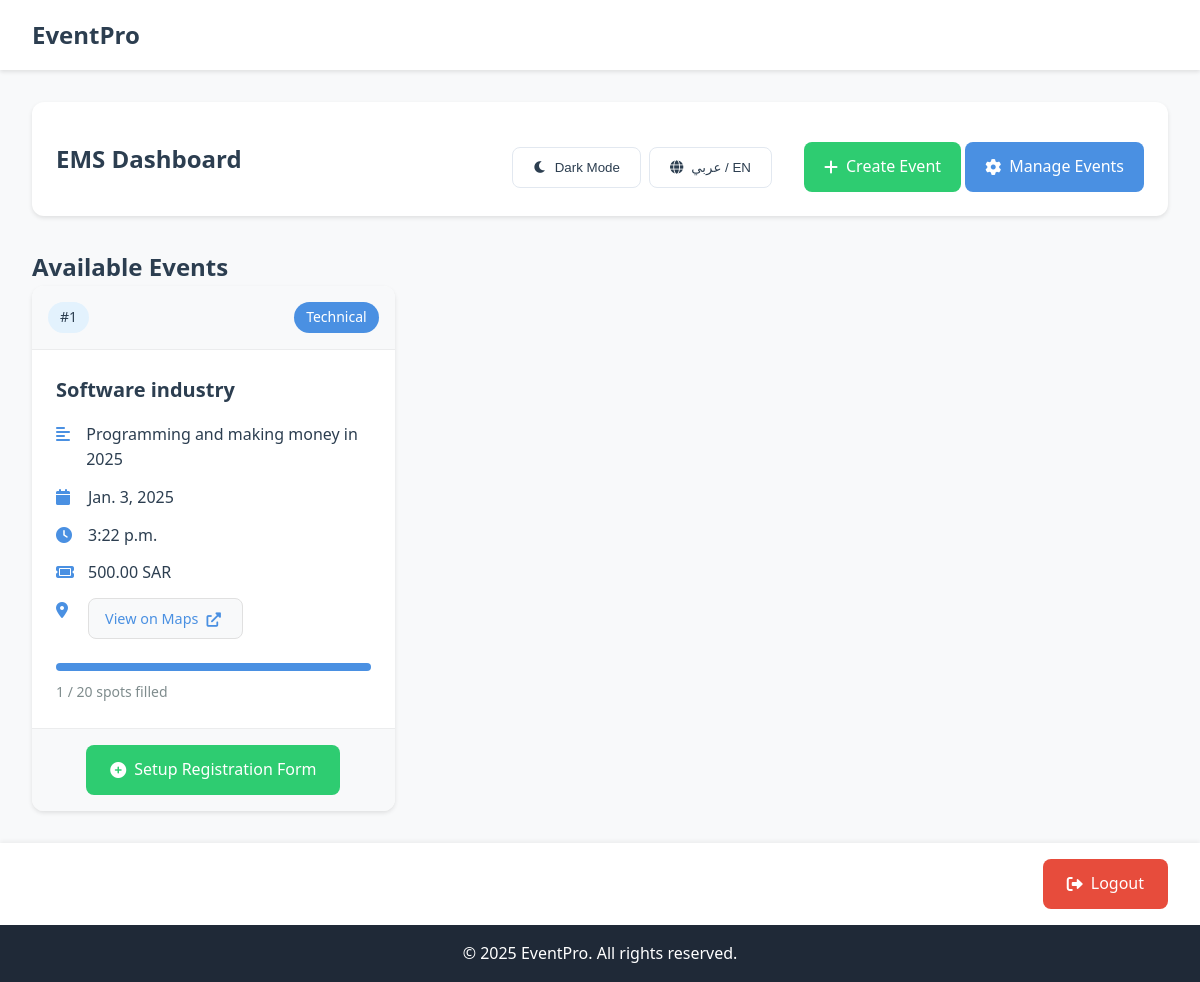
Before: /Dashboard_Home/ with the older database file.
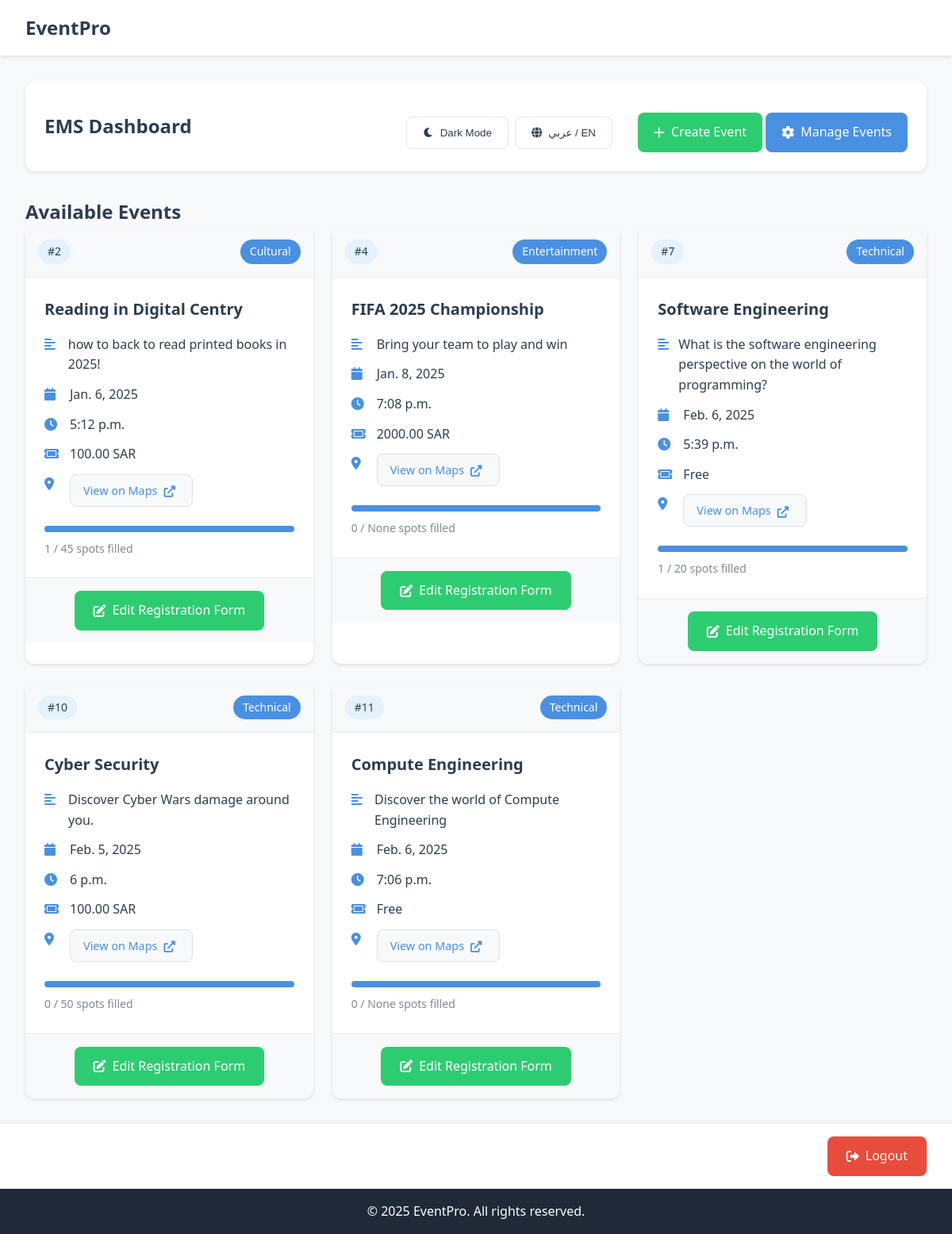
After: the same page with the newer database file.
### User_app/models.py (models this page shows, shortened)
class Event(models.Model):
    EventID = models.AutoField(primary_key=True)
    EventType = models.CharField(max_length=50)
    EventTitle = models.CharField(max_length=70)
    EventDescription = models.TextField()
    EventDate = models.DateField()
    EventTime = models.TimeField()
    EventCost = models.CharField(max_length=20, default='Free')
    EventLocation = models.CharField(max_length=70)
    EventCapacity = models.PositiveIntegerField(null=True, blank=True)
    current_participants = models.PositiveIntegerField(default=0)
    form_configured = models.BooleanField(default=False)

### User_app/views.py (the view)
# urls.py: path('Dashboard_Home/', DashboardHomeView.as_view(), name='Dashboard_Home'),
class DashboardHomeView(TemplateView):
    template_name = "Dashboard_Pages/Dashboard_Home.html"
    def get_context_data(self, **kwargs):
        context = super().get_context_data(**kwargs)
        context['all'] = Event.objects.all()
        return context

### User_app/templates/Dashboard_Pages/Dashboard_Home.html (shortened to what this page needs)
<!DOCTYPE html>
<html lang="en">
<head>
<link rel="stylesheet" href="https://cdnjs.cloudflare.com/ajax/libs/font-awesome/6.0.0/css/all.min.css">
</head>
<body>
    <div class="main-wrapper">
        <header class="main-header">
            <div class="logo">EventPro</div>
        </header>
        <div class="content-wrapper">
            <div class="dashboard-header">
                <h2>EMS Dashboard</h2>
                <div class="controls-bar">
                    <div class="controls-group">
                        <button class="control-btn" id="themeToggle">
                            <i class="fas fa-moon dark-icon"></i>
                            Dark Mode
                        </button>
                        <button class="control-btn" id="langToggle">
                            <i class="fas fa-globe"></i>
                            عربي / EN
                        </button>
                    </div>
                    <div class="main-actions">
                        <a href="{% url 'Create_Event' %}" class="action-btn create-btn">
                            <i class="fas fa-plus"></i> Create Event
                        </a>
                        <a href="{% url 'Manage_Event' %}" class="action-btn manage-btn">
                            <i class="fas fa-cog"></i> Manage Events
                        </a>
                    </div>
                </div>
             </div>
            <section class="events-section">
                <h2 class="section-title">Available Events</h2>
                <div class="events-grid">
                    {% for item in all %}
                    <div class="event-card">
                        <div class="event-header">
                            <span class="event-id">#{{ item.EventID }}</span>
                            <span class="event-type">{{ item.EventType }}</span>
                        </div>
                        <div class="event-body">
                            <h3 class="event-title">{{ item.EventTitle }}</h3>
                            <div class="event-details">
                                <div class="detail-row">
                                    <i class="fas fa-align-left"></i>
                                    <p>{{ item.EventDescription }}</p>
                                </div>
                                <div class="detail-row">
                                    <i class="fas fa-calendar"></i>
                                    <p>{{ item.EventDate }}</p>
                                </div>
                                <div class="detail-row">
                                    <i class="fas fa-clock"></i>
                                    <p>{{ item.EventTime }}</p>
                                </div>
                                <div class="detail-row">
                                    <i class="fas fa-ticket"></i>
                                    <p>{{ item.EventCost }}</p>
                                </div>
                                <div class="detail-row">
                                    <i class="fas fa-location-dot"></i>
                                    {% if item.EventLocation %}
                                        <a href="{{ item.EventLocation }}" target="_blank" class="location-link">
                                            View on Maps <i class="fas fa-external-link-alt"></i>
                                        </a>
                                    {% else %}
                                        <p>No location specified</p>
                                    {% endif %}
                                </div>
                            </div>
                            <div class="capacity-status">
                                <div class="progress-bar">
                                    <div class="progress"></div>
                                </div>
                                <span class="spots-count">
                                    {{ item.current_participants|default:0 }} / {{ item.EventCapacity }} spots filled
                                </span>
                            </div>
                        </div>
                        <div class="card-actions">
                            <a href="{% url 'form_manager' item.EventID %}" class="form-btn">
                                {% if not item.form_configured %}
                                    <i class="fas fa-plus-circle"></i> Setup Registration Form
                                {% else %}
                                    <i class="fas fa-edit"></i> Edit Registration Form
                                {% endif %}
                            </a>
                        </div>
                    </div>
                    {% endfor %}
                </div>
            </section>
        </div>
        <div class="logout-container">
            <a href="{% url 'Dashboard_Logout' %}" class="logout-btn">
                <i class="fas fa-sign-out-alt"></i>
                <span>Logout</span>
            </a>
        </div>
        <footer class="main-footer">
            <p>© 2025 EventPro. All rights reserved.</p>
        </footer>
    </div>
</body>
</html>

### User_app/templates/Dashboard_Pages/Dashboard_Home.html (style rules this page uses)
:root { --primary-color: #4a90e2; --secondary-color: #2ecc71; --danger-color: #e74c3c; --text-dark: #2c3e50; --text-light: #7f8c8d; --background-light: #f8f9fa; --card-gradient: linear-gradient(135deg, #fff, #f8f9fa); --shadow-sm: 0 2px 4px rgba(0,0,0,0.1); --shadow-md: 0 4px 6px rgba(0,0,0,0.1); --radius-sm: 8px; --radius-md: 12px; --footer-bg: #1f2937; --transition-default: all 0.3s ease; }
* { margin: 0; padding: 0; box-sizing: border-box; }
body { font-family: 'Segoe UI', system-ui, -apple-system, sans-serif; background-color: var(--background-light); color: var(--text-dark); line-height: 1.6; min-height: 100vh; }
.main-wrapper { min-height: 100vh; display: flex; flex-direction: column; }
.main-header { background: white; padding: 1rem 2rem; box-shadow: var(--shadow-sm); transition: var(--transition-default); }
.logo { font-size: 1.5rem; font-weight: bold; color: var(--text-dark); }
.content-wrapper { flex: 1; padding: 2rem; max-width: 1400px; margin: 0 auto; width: 100%; }
.dashboard-header { background: white; padding: 1.5rem; border-radius: var(--radius-md); box-shadow: var(--shadow-sm); margin-bottom: 2rem; display: flex; justify-content: space-between; align-items: center; transition: var(--transition-default); }
.controls-bar { display: flex; align-items: center; gap: 2rem; margin-top: 1rem; }
.controls-group { display: flex; gap: 0.5rem; }
.control-btn { display: inline-flex; align-items: center; gap: 0.5rem; padding: 0.75rem 1.25rem; border-radius: var(--radius-sm); background: white; border: 1px solid #e2e8f0; color: var(--text-dark); cursor: pointer; transition: var(--transition-default); }
.action-btn { display: inline-flex; align-items: center; gap: 0.5rem; padding: 0.75rem 1.25rem; border-radius: var(--radius-sm); text-decoration: none; font-weight: 500; transition: var(--transition-default); }
.create-btn { background-color: var(--secondary-color); color: white; }
.manage-btn { background-color: var(--primary-color); color: white; }
.events-grid { display: grid; grid-template-columns: repeat(auto-fill, minmax(350px, 1fr)); gap: 1.5rem; }
.event-card { background: white; border-radius: var(--radius-md); box-shadow: var(--shadow-sm); overflow: hidden; transition: var(--transition-default); }
.event-header { padding: 1rem; display: flex; justify-content: space-between; background: var(--background-light); border-bottom: 1px solid rgba(0,0,0,0.05); }
.event-id { background: #e3f2fd; color: var(--primary); padding: 0.25rem 0.75rem; border-radius: 1rem; font-size: 0.875rem; font-weight: 500; }
.event-type { background: var(--primary-color); color: white; padding: 0.25rem 0.75rem; border-radius: 1rem; font-size: 0.875rem; }
.event-body { padding: 1.5rem; }
.event-title { margin-bottom: 1rem; color: var(--text-dark); font-size: 1.25rem; }
.detail-row { display: flex; gap: 0.75rem; margin-bottom: 0.75rem; align-items: flex-start; }
.detail-row i { color: var(--primary-color); width: 20px; margin-top: 0.25rem; }
.location-link { display: inline-flex; align-items: center; gap: 0.5rem; padding: 0.5rem 1rem; background-color: var(--background-light); color: var(--primary-color); text-decoration: none; border-radius: var(--radius-sm); font-size: 0.9rem; transition: var(--transition-default); border: 1px solid #e0e0e0; }
.capacity-status { margin-top: 1.5rem; }
.progress-bar { background: var(--background-light); height: 8px; border-radius: 4px; overflow: hidden; margin-bottom: 0.5rem; }
.progress { background: var(--primary-color); height: 100%; transition: width 0.3s ease; }
.spots-count { font-size: 0.875rem; color: var(--text-light); }
.card-actions { padding: 1rem; background: var(--background-light); border-top: 1px solid rgba(0,0,0,0.05); text-align: center; }
.form-btn { display: inline-flex; align-items: center; gap: 0.5rem; padding: 0.75rem 1.5rem; background: var(--secondary-color); color: white; text-decoration: none; border-radius: var(--radius-sm); transition: var(--transition-default); }
.logout-container { padding: 1rem 2rem; text-align: right; background: white; box-shadow: 0 -2px 4px rgba(0,0,0,0.05); }
.logout-btn { display: inline-flex; align-items: center; gap: 0.5rem; padding: 0.75rem 1.5rem; background: var(--danger-color); color: white; text-decoration: none; border-radius: var(--radius-sm); transition: var(--transition-default); }
.main-footer { background: var(--footer-bg); color: white; text-align: center; padding: 1rem; margin-top: auto; }

Changed rows visible on the page:
removed Event: EventID "1", EventType "Technical", EventTitle "Software industry", EventDescription "Programming and making money in 2025", EventDate "Jan. 3, 2025", EventTime "3:22 p.m.", EventCost "500.00 SAR", current_participants "1", EventCapacity "20", form_configured False (drawn)
added Event: EventID "2", EventType "Cultural", EventTitle "Reading in Digital Centry", EventDescription "how to back to read printed books in 2025!", EventDate "Jan. 6, 2025", EventTime "5:12 p.m.", EventCost "100.00 SAR", current_participants "1", EventCapacity "45", form_configured True (drawn)
added Event: EventID "4", EventType "Entertainment", EventTitle "FIFA 2025 Championship", EventDescription "Bring your team to play and win", EventDate "Jan. 8, 2025", EventTime "7:08 p.m.", EventCost "2000.00 SAR", current_participants "0", EventCapacity "None", form_configured True (drawn)
added Event: EventID "7", EventType "Technical", EventTitle "Software Engineering", EventDescription "What is the software engineering perspective on the world of programming?", EventDate "Feb. 6, 2025", EventTime "5:39 p.m.", EventCost "Free", current_participants "1", EventCapacity "20", form_configured True (drawn)
added Event: EventID "10", EventType "Technical", EventTitle "Cyber Security", EventDescription "Discover Cyber Wars damage around you.", EventDate "Feb. 5, 2025", EventTime "6 p.m.", EventCost "100.00 SAR", current_participants "0", EventCapacity "50", form_configured True (drawn)
added Event: EventID "11", EventType "Technical", EventTitle "Compute Engineering", EventDescription "Discover the world of Compute Engineering", EventDate "Feb. 6, 2025", EventTime "7:06 p.m.", EventCost "Free", current_participants "0", EventCapacity "None", form_configured True (drawn)
